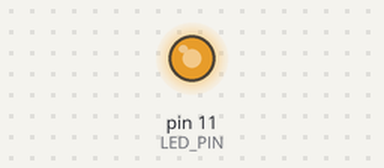
This sketch was run on a simulated Arduino Uno, built with avr-gcc and run on an emulated ATmega328P. On the bench: output pins drawn as LEDs (lit = HIGH).

Above: at 0.1 s.
At 1.1 s:
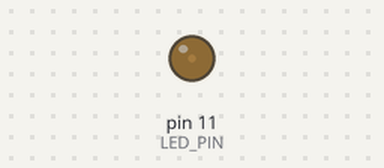
Timing chart, 0 to 2.6 s (numbered marks = the images above):
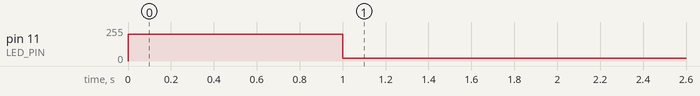

The sketch:

LESS_BRIGHT_LED.ino
```cpp
#define LED_PIN 11

void setup() {
  pinMode(LED_PIN, OUTPUT);

  analogWrite(LED_PIN, 200);
  delay(1000);
   analogWrite(LED_PIN, 20);
}

void loop() {

}
```
